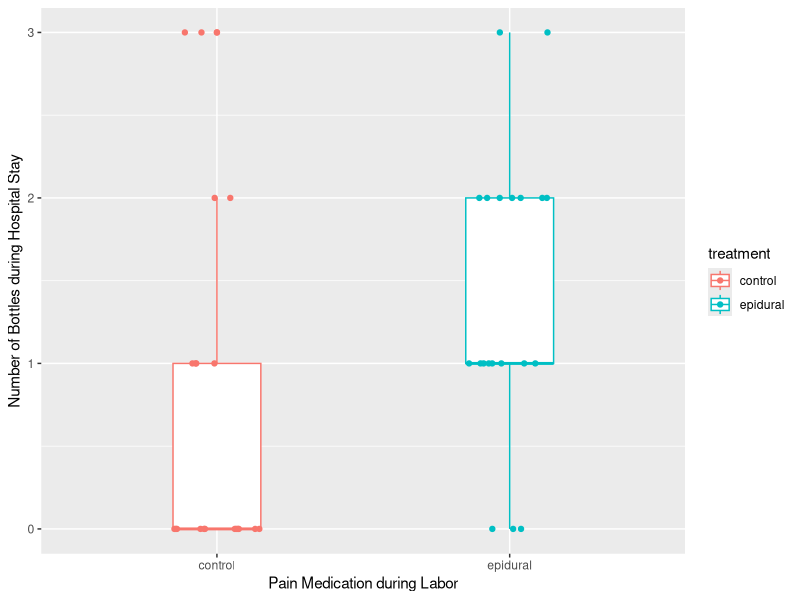

R code for this plot:
## ---- chunk 1
#Load relevant packages
library(tidyverse)
## ---- chunk 2
feedingDataMaker <- function(n, means) {

  params <- data.frame(n, means)

  data <- as.tibble(apply(params, 1, function (x) rpois(x[1], x[2])))

  oldnames <- c("V1","V2")
  newnames <- c("control", "epidural")
  data <- data %>% rename_at(vars(oldnames), ~ newnames)

  data <- pivot_longer(data, everything(), 
                         names_to = "treatment",
                         values_to="nBottles") %>% 
           mutate(id= as.factor(1:(n[1] + n[2])),
             treatment=as.factor(treatment))
  
data 
}
data <- feedingDataMaker(c(20, 20), c(1, 2))

ggplot(data) +
    aes(treatment, nBottles, color = treatment) +
    geom_boxplot(width=0.3) +
    geom_jitter(height=0,
    width=0.15) + 
    xlab("Pain Medication during Labor") + 
    ylab("Number of Bottles during Hospital Stay")

## ---- chunk 3
sims = 1000 #number of Monte Carlo simulations to run. 
n = c(25, 25)
means = c(1, 2)

pval <- replicate(
  sims, {
 
    sample.df <- feedingDataMaker(n, means)
    
    w <- wilcox.test(nBottles ~ treatment, 
            data = sample.df, 
            alternative ="less", 
            conf.level=0.95, 
            conf.int=T)
  
  pval <- w$p.value
    
    }
  )

pwr.pct <- sum(pval<0.05)/sims*100
paste(pwr.pct, sep="", "% power. Change 'n' in your initializer for higher or lower power.")
